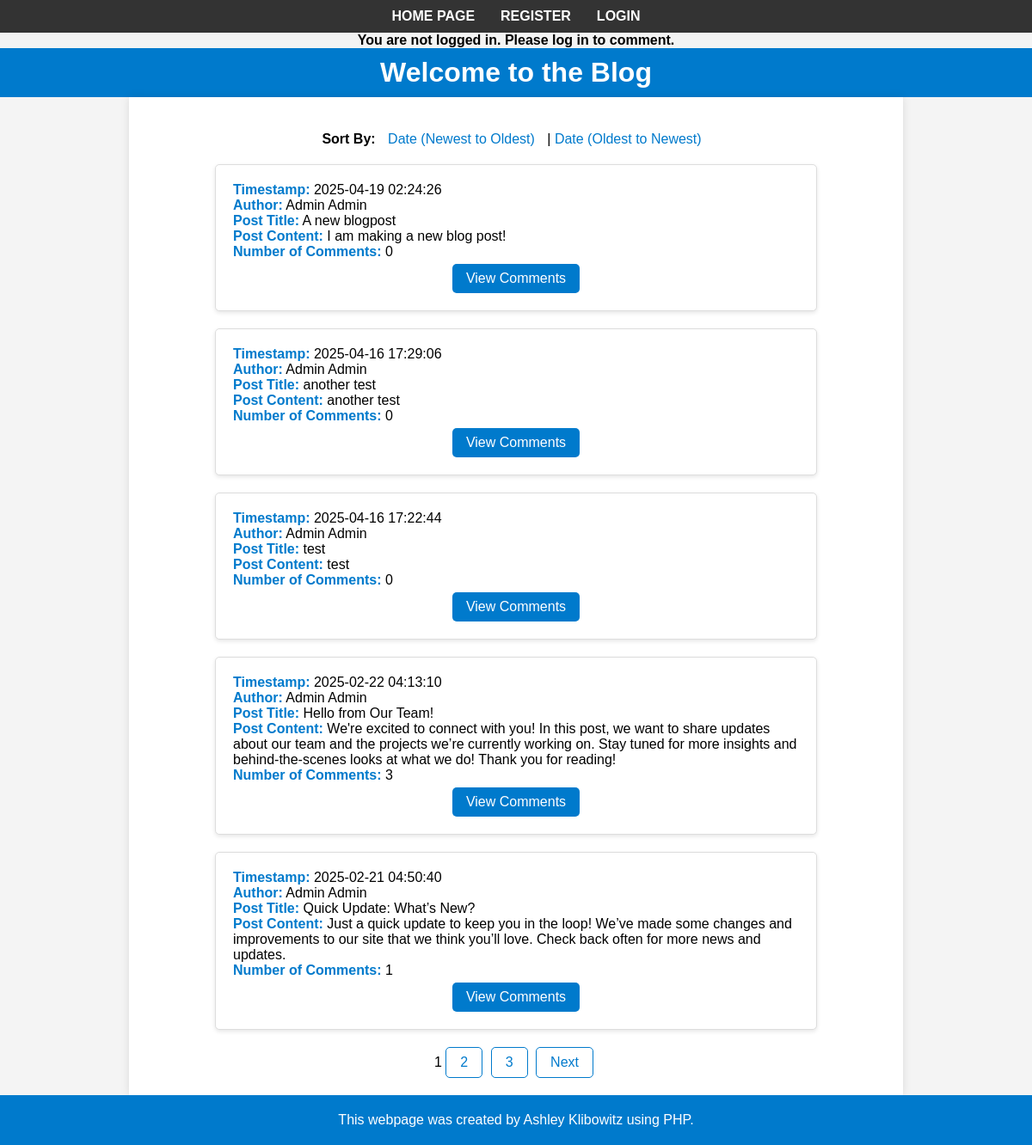
The page / on the database its author committed.
### tables this page shows
CREATE TABLE `blogposts` (
  `blogpost_id` int NOT NULL,
  `user_id` int NOT NULL,
  `blogpost_title` varchar(255) NOT NULL,
  `blogpost_body` text NOT NULL,
  `blogpost_timestamp` timestamp NOT NULL DEFAULT CURRENT_TIMESTAMP
);

CREATE TABLE `users` (
  `user_id` int NOT NULL,
  `first_name` varchar(255) NOT NULL,
  `last_name` varchar(255) NOT NULL,
  `email` varchar(255) NOT NULL,
  `pass` char(64) NOT NULL,
  `registration_date` timestamp NOT NULL DEFAULT CURRENT_TIMESTAMP,
  `bio` text
);

### index.php (the view, shortened to what this page needs)
<?php
include 'posttest.php';
include 'mysqli_connect.php';
$display = 5;
if (isset($_GET['p']) && is_numeric($_GET['p'])) {
    $pages = $_GET['p'];
} else {
    $q = "SELECT COUNT(blogpost_id) FROM blogposts";
    $r = mysqli_query($dbc, $q);
    $rowp = mysqli_fetch_array($r, MYSQLI_NUM);
    $records = $rowp[0];
    if ($records > $display) {
        $pages = ceil($records / $display);
    } else {
        $pages = 1;
    }
}
if (isset($_GET['s']) && is_numeric($_GET['s'])) {
    $start = $_GET['s'];
} else {
    $start = 0;
}
?>
<!DOCTYPE html>
<html lang="en">
<head>
    <link rel="stylesheet" href="styles.css">
</head>
<body class="index-page">
    <header>
        <h1>Welcome to the Blog</h1>
    </header>
    <div class="container">
        <div class="sort-options">
            <strong>Sort By:</strong>
            <a href="?sort=newest">Date (Newest to Oldest)</a> |
            <a href="?sort=oldest">Date (Oldest to Newest)</a>
        </div>
        <div class="comments">
            <?php
            include("mysqli_connect.php");
            $sort = (isset($_GET['sort'])) ? $_GET['sort'] : 'newest';
            switch ($sort) {
                case 'newest':
                    $order_by = 'blogpost_timestamp DESC';
                    break;
            }
            $limit = "LIMIT $start, $display";
            $sql = "SELECT users.first_name, users.last_name, blogposts.*,
                     COUNT(comments.comment_id) AS comment_count
                     FROM blogposts
                     LEFT JOIN users ON blogposts.user_id = users.user_id
                     LEFT JOIN comments ON blogposts.blogpost_id = comments.blogpost_id
                     GROUP BY blogposts.blogpost_id
                     ORDER BY $order_by $limit";
            $result = mysqli_query($dbc, $sql);
            if ($result) {
                if (mysqli_num_rows($result) > 0) {
                    while ($row = mysqli_fetch_assoc($result)) {
                        $blogpost_title = $row['blogpost_title'];
                        $blogpost_body = $row['blogpost_body'];
                        $author_name = $row['first_name'] . ' ' . $row['last_name'];
                        echo "<div class='card'>";
                        echo "<strong>Timestamp:</strong> {$row['blogpost_timestamp']}<br>";
                        echo "<strong>Author:</strong> $author_name<br>";
                        echo "<strong>Post Title:</strong> $blogpost_title<br>";
                        echo "<strong>Post Content:</strong> $blogpost_body<br>";
                        echo "<strong>Number of Comments:</strong> {$row['comment_count']}<br>";
                        echo "<div class='btn-container'>";
                        echo "<a class='btn' href='viewcomments.php?blogpost_id=" . $row['blogpost_id'] . "'>View Comments</a>";
                        echo "</div>";
                        echo "</div>";
                    }
                }
            }
            ?>
        </div>
        <?php
        if ($pages > 1) {
            echo '<div class="pagination"><p>';
            $current_page = ($start / $display) + 1;
            for ($i = 1; $i <= $pages; $i++) {
                if ($i != $current_page) {
                    echo '<a href="?s=' . (($display * ($i - 1))) . '&p=' . $pages . '">' . $i . '</a> ';
                } else {
                    echo $i . ' ';
                }
            }
            if ($current_page != $pages) {
                echo '<a href="?s=' . ($start + $display) . '&p=' . $pages . '">Next</a>';
            }
            echo '</p></div>';
        }
        ?>
    </div>
    <footer>
        <?php include("footer.php"); ?>
</body>
</html>

### header.css (style rules this page uses)
body { font-family: Arial, sans-serif; margin: 0; padding: 0; background-color: #f4f4f4; }

### styles.css (style rules this page uses)
.index-page body, .index-page h1, .index-page h2, .index-page p, .index-page ul, .index-page li { margin: 0; padding: 0; }
.index-page header { background-color: #007ACC; color: #fff; padding: 10px; text-align: center; }
.index-page .container { width: 900px; margin: 0 auto; padding: 20px; background-color: #fff; box-shadow: 0 0 10px rgba(0, 0, 0, 0.1); flex: 1; min-height: 100vh; overflow-y: auto; }
.index-page .card { background-color: #fff; border: 1px solid #ddd; border-radius: 5px; margin: 20px auto; padding: 20px; box-shadow: 0 2px 5px rgba(0, 0, 0, 0.1); max-width: 700px; }
.index-page .card strong { font-weight: bold; color: #007ACC; }
.index-page .pagination { display: flex; justify-content: center; align-items: center; gap: 10px; margin-top: 20px; }
.index-page .pagination a, .index-page .pagination .current { display: inline-block; padding: 8px 16px; text-decoration: none; color: #007ACC; border: 1px solid #007ACC; border-radius: 5px; margin-right: 5px; }
.index-page .sort-options { margin-top: 20px; text-align: center; }
.index-page .sort-options strong { margin-right: 10px; }
.index-page .sort-options a { text-decoration: none; color: #007ACC; margin-right: 10px; }
.index-page .btn { background-color: #007ACC; color: #fff; padding: 8px 16px; text-decoration: none; border-radius: 5px; margin-top: 5px; }
.index-page .btn-container { display: flex; gap: 10px; flex-wrap: wrap; justify-content: center; }
.index-page footer { background-color: #007ACC; color: #fff; padding: 10px; text-align: center; width: 100%; position: relative; bottom: 0; }

### footer.css (style rules this page uses)
* { margin: 0; padding: 0; box-sizing: border-box; }
footer { background-color: #007ACC; color: #fff; padding: 10px; text-align: center; }

### rows shown on the page
blogposts: blogpost_timestamp "2025-04-19 02:24:26", user.last_name "Admin Admin", blogpost_title "A new blogpost", blogpost_body "I am making a new blog post!", comment_count "0"
blogposts: blogpost_timestamp "2025-04-16 17:29:06", user.last_name "Admin Admin", blogpost_title "another test", blogpost_body "another test", comment_count "0"
blogposts: blogpost_timestamp "2025-04-16 17:22:44", user.last_name "Admin Admin", blogpost_title "test", blogpost_body "test", comment_count "0"
blogposts: blogpost_timestamp "2025-02-22 04:13:10", user.last_name "Admin Admin", blogpost_title "Hello from Our Team!", blogpost_body "We're excited to connect with you! In this post, we want to share updates about our team and the projects we’re currently working on. Stay tuned for more insights and behind-the-scenes looks at what we do! Thank you for reading!", comment_count "3"
blogposts: blogpost_timestamp "2025-02-21 04:50:40", user.last_name "Admin Admin", blogpost_title "Quick Update: What’s New?", blogpost_body "Just a quick update to keep you in the loop! We’ve made some changes and improvements to our site that we think you’ll love. Check back often for more news and updates.", comment_count "1"
